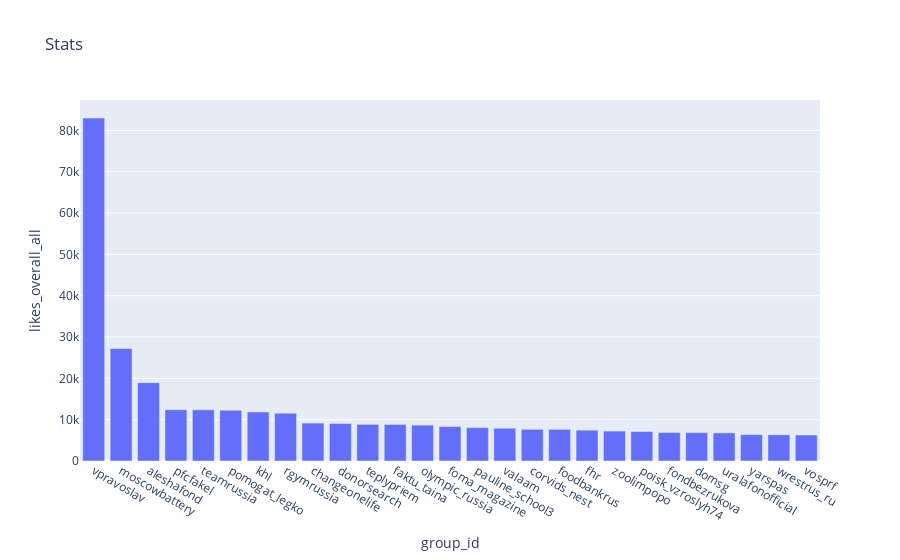

Notebook source saved alongside this figure:
### Code cell
fig = px.bar(ngo_vks[ngo_vks["likes_overall_all"] > 6000], x="group_id", y="likes_overall_all", title="Stats")
fig.update_layout(barmode='stack', xaxis={'categoryorder':'total descending'})
fig.show()

### Figure 1 — Plotly figure (JSON) as saved in the notebook; plotly's stock layout.template omitted (floating-point values rounded to 4 significant figures)
{"data": [{"alignmentgroup": "True", "hovertemplate": "group_id=%{x}<br>likes_overall_all=%{y}<extra></extra>", "legendgroup": "", "marker": {"color": "#636efa"}, "name": "", "offsetgroup": "", "orientation": "v", "showlegend": false, "textposition": "auto", "type": "bar", "x": ["aleshafond", "changeonelife", "corvids_nest", "domsg", "donorsearch", "faktu_taina", "fhr", "foma_magazine", "fondbezrukova", "foodbankrus", "khl", "moscowbattery", "olympic_russia", "pauline_school3", "pfcfakel", "poisk_vzroslyh74", "pomogat_legko", "rgymrussia", "teamrussia", "teplypriem", "uralafonofficial", "valaam", "vosprf", "vpravoslav", "wrestrus_ru", "yarspas", "zoolimpopo"], "xaxis": "x", "y": [18961, 9179, 7671, 6872, 9086, 8847, 7461, 8330, 6896, 7664, 11876, 27253, 8676, 8078, 12416, 7135, 12282, 11585, 12407, 8869, 6806, 7937, 6285, 83005, 6342, 6388, 7245], "yaxis": "y"}], "layout": {"barmode": "stack", "legend": {"tracegroupgap": 0}, "title": {"text": "Stats"}, "xaxis": {"anchor": "y", "categoryorder": "total descending", "domain": [0, 1], "title": {"text": "group_id"}}, "yaxis": {"anchor": "x", "domain": [0, 1], "title": {"text": "likes_overall_all"}}}}
